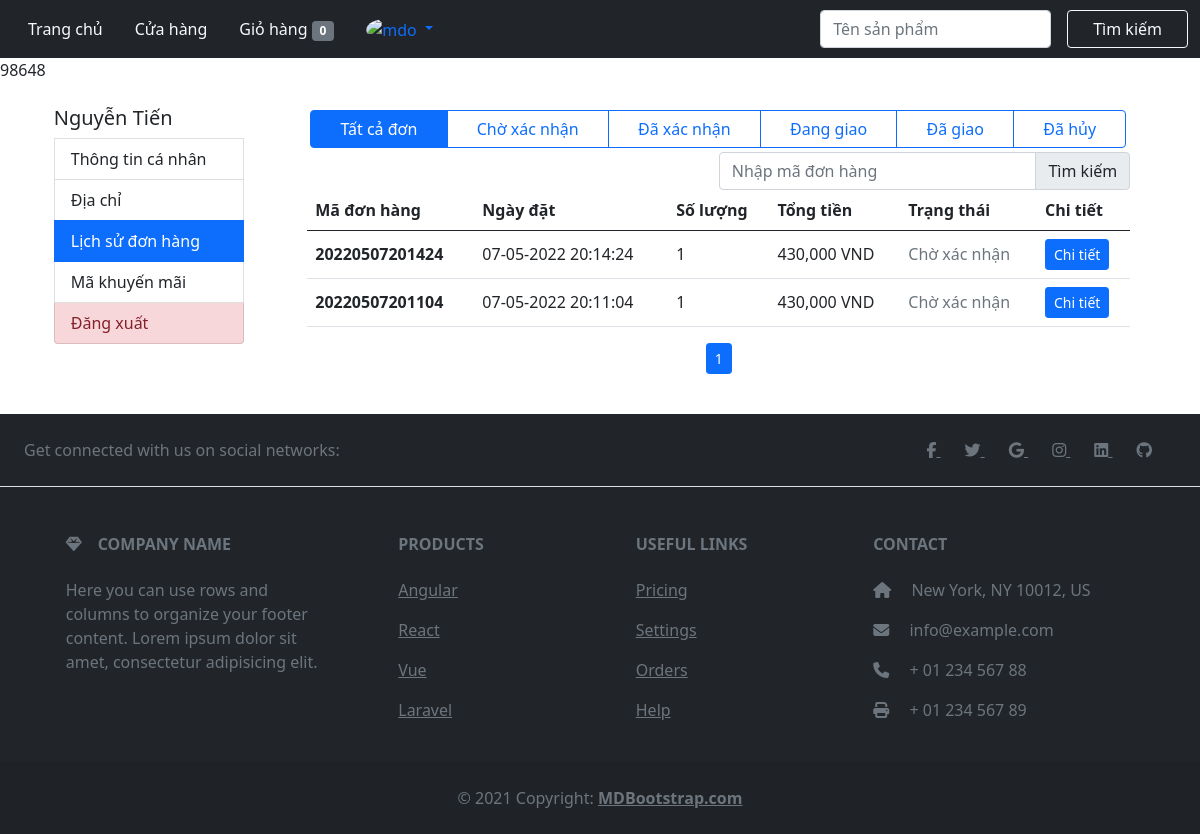
The page /user/lichsudonhang.php?lichsu&id=98648 (signed in) on the database its author committed.
### tables this page shows
CREATE TABLE `hoadon` (
  `id_hoadon` bigint(11) NOT NULL,
  `id_user` int(11) NOT NULL,
  `ngaymua` datetime NOT NULL,
  `fullname` varchar(50) NOT NULL,
  `phone` varchar(11) NOT NULL,
  `address` varchar(100) NOT NULL,
  `total_product` int(11) NOT NULL,
  `magiamgia` varchar(100) DEFAULT NULL,
  `total_money` int(11) NOT NULL,
  `statuss` varchar(50) NOT NULL
);

### query.php (called while the page is built, shortened)
<?php
function connection()
{
	$conn = mysqli_connect(HOST, USERNAME, PASSWORD, DATABASE);
	return $conn;
}
function executeResult($sql)
{
	$conn = connection();
	$result = mysqli_query($conn, $sql);
	$data   = [];
	if ($result != null) {
		while ($row = mysqli_fetch_assoc($result)) {
			$data[] = $row;
		}
	}
	return $data;
}
function countRow($sql)
{
	$conn = connection();
	$result = mysqli_query($conn, $sql);
	$numrow=0;
	if ($result) {
		$numrow = mysqli_num_rows($result);
	} else $numrow = 0;
	return $numrow;
}

### user/lichsudonhang.php (the view, shortened to what this page needs)
<!DOCTYPE html>
<html lang="en">
<head>
    <link href="https://cdn.jsdelivr.net/npm/bootstrap@5.0.2/dist/css/bootstrap.min.css" rel="stylesheet">
</head>
<body>
    <nav class="navbar navbar-expand-lg navbar-dark bg-dark">
        <div class="container-fluid">
            <div class="collapse navbar-collapse" id="navbarNav">
                <ul class="nav nav-pills align-items-center">
                    <li class="nav-item">
                        <a class="nav-link text-light" aria-current="page" href="../index.php">Trang chủ</a>
                    </li>
                    <li class="nav-item">
                        <a class="nav-link text-light" href="../cuahang.php">Cửa hàng</a>
                    </li>
                    <li class="nav-item">
                        <a class="nav-link text-light" href="../user/cart.php">
                            Giỏ hàng <span class="badge bg-secondary">
                                <?= isset($_SESSION['cart']) ? count($_SESSION['cart']) :  0; ?></span>
                        </a>
                    </li>
                    <?php
                    if (isset($_SESSION['email'])) {
                        echo
                        '</span></a></li>
                        <li class="nav-item dropdown">
                            <a class="nav-link dropdown-toggle" href="#" id="navbarDarkDropdownMenuLink"  data-bs-toggle="dropdown" aria-expanded="false">
                                <img src="https://github.com/mdo.png" alt="mdo" width="32" height="32" class="rounded-circle">
                            </a>
                            <ul class="dropdown-menu dropdown-menu-dark" aria-labelledby="navbarDarkDropdownMenuLink">
                                <li><a class="dropdown-item">Tài khoản</a></li>
                                <li><hr class="dropdown-divider"></li>
                                <li><a class="dropdown-item" onclick="logout()">Đăng xuất</a></li>
                            </ul>
                        </li>';
                    } else echo
                    '<li class="nav-item">
                            <a class="nav-link text-light" href="./user/login_user.php">Đăng nhập</a>
                        </li>';
                    ?>
                </ul>
            </div>
            <form class="d-flex">
                <input class="form-control me-3" type="search" placeholder="Tên sản phẩm" id="search">
                <button class="btn btn-outline-light w-50" type="submit">Tìm kiếm</button>
            </form>
        </div>
    </nav>
    <?php echo $_SESSION['iduser'] ?>
    <div class="container mt-4 mb-4">
        <div class="row justify-content-around">
            <div class="col-md-2 p-0 mb-4">
                <div id="menu" class="list-group" style="width:100%;">
                    <h5>Nguyễn Tiến</h5>
                    <a type="button" class="list-group-item list-group-item-action" href="./canhan.php?id=<?= $_SESSION['iduser'] ?>">Thông tin cá nhân</a>
                    <a type="button" class="list-group-item list-group-item-action" href="./diachi.php?diachi&id=<?= $_SESSION['iduser'] ?>">Địa chỉ</a>
                    <a type="button" class="list-group-item list-group-item-action active">Lịch sử đơn hàng</a>
                    <a type="button" class="list-group-item list-group-item-action" href="./makhuyenmai.php?makhuyenmai&id=<?= $_SESSION['iduser'] ?>">Mã khuyến mãi</a>
                    <button type="button" class="list-group-item list-group-item-action list-group-item-danger">Đăng xuất</button>
                </div>
            </div>
            <div class="col-md-9 p-0">
                <div id="manhinh">
                    <div style="padding:0 1rem 0rem 1rem;" id="lichsudonhang">
                        <div class="btn-group justify-content-between p-1" style="width:100%; ">
                            <label class="btn btn-outline-primary" for="btnradio1" onclick="window.location.href = './lichsudonhang.php?lichsu&id=<?= $_SESSION['iduser'] ?>&trangthai=Tất cả đơn'"><span>Tất cả đơn</span></label>
                            <label class="btn btn-outline-primary" for="btnradio2" onclick="window.location.href = './lichsudonhang.php?lichsu&id=<?= $_SESSION['iduser'] ?>&trangthai=Chờ xác nhận'"><span>Chờ xác nhận</span></label>
                            <label class="btn btn-outline-primary" for="btnradio3" onclick="window.location.href = './lichsudonhang.php?lichsu&id=<?= $_SESSION['iduser'] ?>&trangthai=Đã xác nhận'"><span>Đã xác nhận</span></label>
                            <label class="btn btn-outline-primary" for="btnradio4" onclick="window.location.href = './lichsudonhang.php?lichsu&id=<?= $_SESSION['iduser'] ?>&trangthai=Đang giao'"><span>Đang giao</span></label>
                            <label class="btn btn-outline-primary" for="btnradio5" onclick="window.location.href = './lichsudonhang.php?lichsu&id=<?= $_SESSION['iduser'] ?>&trangthai=Đã giao'"><span>Đã giao</span></label>
                            <label class="btn btn-outline-primary" for="btnradio6" onclick="window.location.href = './lichsudonhang.php?lichsu&id=<?= $_SESSION['iduser'] ?>&trangthai=Đã hủy'"><span>Đã hủy</span></label>
                        </div>
                        <div class="input-group w-50" style="float: right;">
                            <input type="search" id='madon' placeholder="Nhập mã đơn hàng" class="form-control" onchange="searchID(document.getElementById('madon').value, <?= $_SESSION['iduser'] ?>)">
                            <button class="input-group-text">Tìm kiếm</button>
                        </div>
                        <table class="table table-hover">
                            <thead>
                                <tr>
                                    <th scope="col">Mã đơn hàng</th>
                                    <th scope="col">Ngày đặt</th>
                                    <th scope="col">Số lượng</th>
                                    <th scope="col">Tổng tiền</th>
                                    <th scope="col">Trạng thái</th>
                                    <th scope="col">Chi tiết</th>
                                </tr>
                            </thead>
                            <tbody id="orderlist">
                                <?php require_once('../query.php');
                                if (isset($_GET['lichsu'])) {
                                    $id = $_SESSION['iduser'];
                                    $trangthai = isset($_GET['trangthai']) ? $_GET['trangthai'] : "";
                                    $page = isset($_GET['page']) ? $_GET['page'] : 1;
                                    $start = ($page - 1) * 10;
                                    if ($trangthai == '' || $trangthai == 'Tất cả đơn') {
                                        $sql = "SELECT * FROM hoadon WHERE id_user='$id' ORDER BY `statuss` ASC,`ngaymua` DESC LIMIT $start, 10";
                                        $sql0 = "SELECT * FROM hoadon  WHERE id_user='$id' ORDER BY `statuss` ASC,`ngaymua` DESC ";
                                    } else {
                                        $sql = "SELECT * FROM hoadon WHERE id_user='$id' AND statuss='{$trangthai}' ORDER BY `statuss` ASC,`ngaymua` DESC LIMIT $start, 10";
                                        $sql0 = "SELECT * FROM hoadon WHERE id_user='$id' and statuss='{$trangthai}' ORDER BY `statuss` ASC,`ngaymua` DESC";
                                    }
                                    $result = executeResult($sql);
                                    $resul1t = countRow($sql0);
                                    if ($result) {
                                        foreach ($result as $row) {
                                            echo '<tr>
                                                <th class="align-middle">
                                                    <p class="mb-0">' . $row['id_hoadon'] . '</p>
                                                </th>
                                                <td class="align-middle">
                                                    <p class="mb-0" style="font-weight: 500;">' . date("d-m-Y H:i:s", strtotime($row['ngaymua'])) . '</p>
                                                </td>
                                                <td class="align-middle">
                                                    <p class="mb-0" style="font-weight: 500;">' . number_format($row['total_product']) . '</p>
                                                </td>
                                                <td class="align-middle">
                                                    <p class="mb-0" style="font-weight: 500;">' . number_format($row['total_money']) . ' VND</p>
                                                </td>';
                                            if ($row['statuss'] == 'Chờ xác nhận') {
                                                echo '<td class="align-middle">
                                                    <p class="mb-0 text-secondary" style="font-weight: 500;">' . $row['statuss'] . '</p>
                                                </td>';
                                            }
                                            echo '<td class="align-middle">
                                                    <a class="mb-0 btn btn-sm btn-primary" href="./chitietdonhang_user.php?id=' . $row['id_hoadon'] . '">Chi tiết</a>
                                                </td>
                                        </tr>';
                                        }
                                    } else echo '<td class="align-middle" colspan="6">
                                                   Không tìm thấy
                                                </td>';
                                }
                                ?>
                            </tbody>
                        </table>
                        <nav aria-label="...">
                            <ul class="pagination pagination-sm justify-content-center" id="phantrang">
                                <?php
                                for ($i = 0; $i < ceil($resul1t / 10); $i++) {
                                    if ($i == $page - 1) {
                                        echo '<li class="page-item active"><a class="page-link" onclick="phantrang(' . ($i + 1) . ', ' . $_SESSION['iduser'] . ')">' . ($i + 1) . '</a></li>';
                                    } else  echo '<li class="page-item"><a class="page-link" onclick="phantrang(' . ($i + 1) . ', ' . $_SESSION['iduser'] . ')">' . ($i + 1) . '</a></li>';
                                }
                                ?>
                            </ul>
                        </nav>
                    </div>
                </div>
            </div>
        </div>
    </div>
    <footer class="text-center text-lg-start bg-dark text-muted">
        <section class="d-flex justify-content-center justify-content-lg-between p-4 border-bottom">
            <div class="me-5 d-none d-lg-block">
                <span>Get connected with us on social networks:</span>
            </div>
            <div>
                <a href="" class="me-4 text-reset">
                    <i class="fab fa-facebook-f"></i>
                </a>
                <a href="" class="me-4 text-reset">
                    <i class="fab fa-twitter"></i>
                </a>
                <a href="" class="me-4 text-reset">
                    <i class="fab fa-google"></i>
                </a>
                <a href="" class="me-4 text-reset">
                    <i class="fab fa-instagram"></i>
                </a>
                <a href="" class="me-4 text-reset">
                    <i class="fab fa-linkedin"></i>
                </a>
                <a href="" class="me-4 text-reset">
                    <i class="fab fa-github"></i>
                </a>
            </div>
        </section>
        <section class="">
            <div class="container text-center text-md-start mt-5">
                <div class="row mt-3">
                    <div class="col-md-3 col-lg-4 col-xl-3 mx-auto mb-4">
                        <h6 class="text-uppercase fw-bold mb-4">
                            <i class="fas fa-gem me-3"></i>Company name
                        </h6>
                        <p>
                            Here you can use rows and columns to organize your footer content. Lorem ipsum
                            dolor sit amet, consectetur adipisicing elit.
                        </p>
                    </div>
                    <div class="col-md-2 col-lg-2 col-xl-2 mx-auto mb-4">
                        <h6 class="text-uppercase fw-bold mb-4">
                            Products
                        </h6>
                        <p>
                            <a href="#!" class="text-reset">Angular</a>
                        </p>
                        <p>
                            <a href="#!" class="text-reset">React</a>
                        </p>
                        <p>
                            <a href="#!" class="text-reset">Vue</a>
                        </p>
                        <p>
                            <a href="#!" class="text-reset">Laravel</a>
                        </p>
                    </div>
                    <div class="col-md-3 col-lg-2 col-xl-2 mx-auto mb-4">
                        <h6 class="text-uppercase fw-bold mb-4">
                            Useful links
                        </h6>
                        <p>
                            <a href="#!" class="text-reset">Pricing</a>
                        </p>
                        <p>
                            <a href="#!" class="text-reset">Settings</a>
                        </p>
                        <p>
                            <a href="#!" class="text-reset">Orders</a>
                        </p>
                        <p>
                            <a href="#!" class="text-reset">Help</a>
                        </p>
                    </div>
                    <div class="col-md-4 col-lg-3 col-xl-3 mx-auto mb-md-0 mb-4">
                        <h6 class="text-uppercase fw-bold mb-4">
                            Contact
                        </h6>
                        <p><i class="fas fa-home me-3"></i> New York, NY 10012, US</p>
                        <p>
                            <i class="fas fa-envelope me-3"></i>
                            info@example.com
                        </p>
                        <p><i class="fas fa-phone me-3"></i> + 01 234 567 88</p>
                        <p><i class="fas fa-print me-3"></i> + 01 234 567 89</p>
                    </div>
                </div>
            </div>
        </section>
        <div class="text-center p-4" style="background-color: rgba(0, 0, 0, 0.05);">
            © 2021 Copyright:
            <a class="text-reset fw-bold" href="https://mdbootstrap.com/">MDBootstrap.com</a>
        </div>
    </footer>
</body>
</html>

### rows shown on the page
hoadon: id_hoadon "20220507201424", ngaymua "07-05-2022 20:14:24", total_product "1", total_money "430,000", statuss "Chờ xác nhận"
hoadon: id_hoadon "20220507201104", ngaymua "07-05-2022 20:11:04", total_product "1", total_money "430,000", statuss "Chờ xác nhận"

### other values the page prints
$_SESSION['iduser'] "98648"
